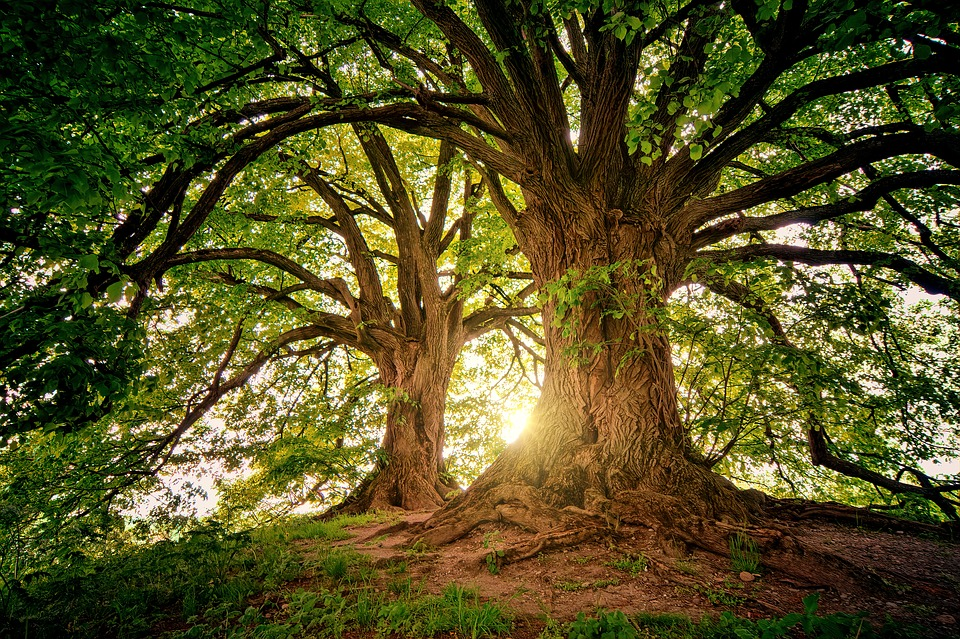
#> input picture code/tree.jpg, 960 x 639 px
$ jupyter execute --allow-errors hierarchical-image.ipynb
#> lines starting #> are read from the running program, lines starting #| are printed output that depends on the picture
# **Elements of Machine Learning 2024** <font size=4 color='gray'>Alan Reyes-Figueroa</font>
#### <font color='gray'>Agrupamiento Jerárquico</font>

[cell 1]
import numpy as np
import matplotlib.pyplot as plt

from scipy.cluster.hierarchy import dendrogram, linkage
from sklearn.cluster import AgglomerativeClustering

from skimage.data import chelsea, coffee
from PIL import Image

## Image Quantization

[cell 2]
I = plt.imread('tree.jpg')
#> I is the input picture: shape (639, 960, 3); mean R, G, B 84, 80.6, 36.3
print(I.shape)
#| (639, 960, 3)

[cell 3]
plt.figure()
plt.imshow(I)
plt.show()

[cell 4]
J = Image.fromarray(I)
J = J.resize((int(J.size[0]//4), int(J.size[1]//4)), Image.LANCZOS)
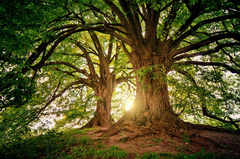
#> J: PIL image 240x159 RGB; mean R, G, B 84, 80.6, 36.5
print(J.size)
#| (240, 159)

[cell 5]
J = np.array(J)

[cell 6]
plt.figure()
plt.imshow(J)
plt.show()

[cell 7]
J[0,0,:]
#> Out = [2, 7, 2]

[cell 8]
# matriz de datos
Jflat = J.reshape(-1,3)

[cell 9]
Jflat[:10]
#> Out = [[2, 7, 2], [4, 17, 4], [6, 24, 5], [4, 16, 4], [3, 20, 4], [1, 13, 1], [2, 15, 3], [2, 13, 2], [4, 15, 4], [5, 8, 3]]

[cell 10]
Jflat.shape
#> Out = (38160, 3)

[cell 11]
sh = J.shape
#> sh = (159, 240, 3)
sh
#> Out = (159, 240, 3)

### Agrupamiento jerárquico

[cell 12]
k = 2
dist   = 'euclidean'
method = 'complete'

model = AgglomerativeClustering(n_clusters=k, metric=dist, linkage=method)
#> (the rest of this cell did not finish here and is left out)

#> (a cell that did not finish here is left out)

[cell 14]
plt.figure()
#> (the rest of this cell did not finish here and is left out)

#> (a cell that did not finish here is left out)

[cell 16]
plt.figure()
#> (the rest of this cell did not finish here and is left out)

[cell 17]
plt.figure(figsize=(10,5))
plt.subplot(1,2,1)
plt.imshow(J)
plt.subplot(1,2,2)
#> (the rest of this cell did not finish here and is left out)

## Ejemplo 2

[cell 18]
I = plt.imread('playa.jpeg')
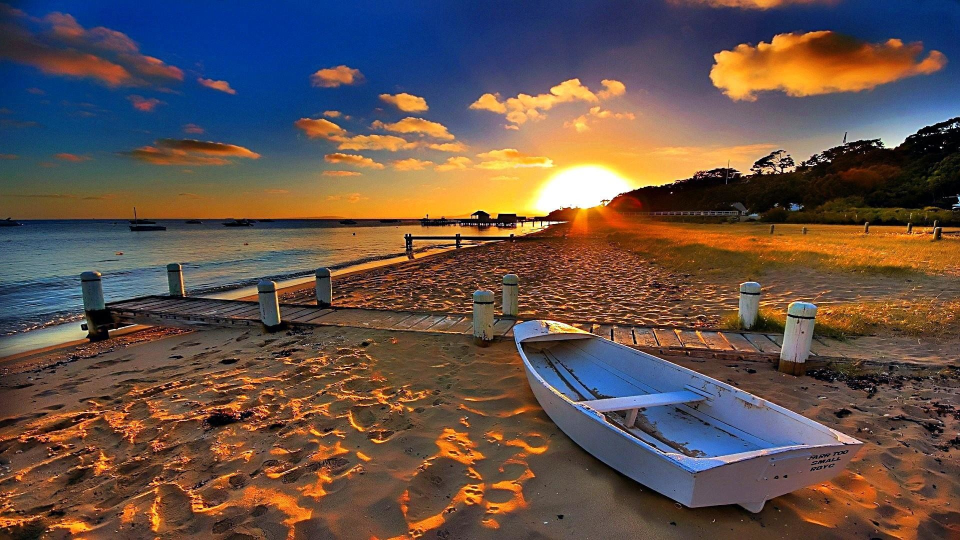
#> input picture code/playa.jpeg, 1920 x 1080 px (shown at 1/2 size)
#> I is the input picture: shape (1080, 1920, 3); mean R, G, B 100.3, 81.7, 74.1
print(I.shape)
#| (1080, 1920, 3)

[cell 19]
plt.figure()
plt.imshow(I)
plt.show()

[cell 20]
J = Image.fromarray(I)
J = J.resize((int(J.size[0]//8), int(J.size[1]//8)), Image.LANCZOS)
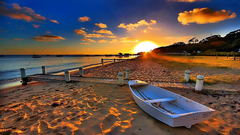
#> J: PIL image 240x135 RGB; mean R, G, B 100.3, 81.7, 74.1
print(J.size)
#| (240, 135)

[cell 21]
J = np.array(J)

[cell 22]
plt.figure()
plt.imshow(J)
plt.show()

[cell 23]
J[0,0,:]
#> Out = [11, 34, 64]

[cell 24]
# matriz de datos
Jflat = J.reshape(-1,3)

[cell 25]
Jflat[:10]
#> Out = [[11, 34, 64], [4, 35, 70], [2, 36, 79], [1, 36, 87], [2, 38, 93], [1, 39, 105], [1, 42, 112], [0, 45, 119], [0, 47, 126], [2, 49, 132]]

[cell 26]
Jflat.shape
#> Out = (32400, 3)

[cell 27]
sh = J.shape
#> sh = (135, 240, 3)
sh
#> Out = (135, 240, 3)
